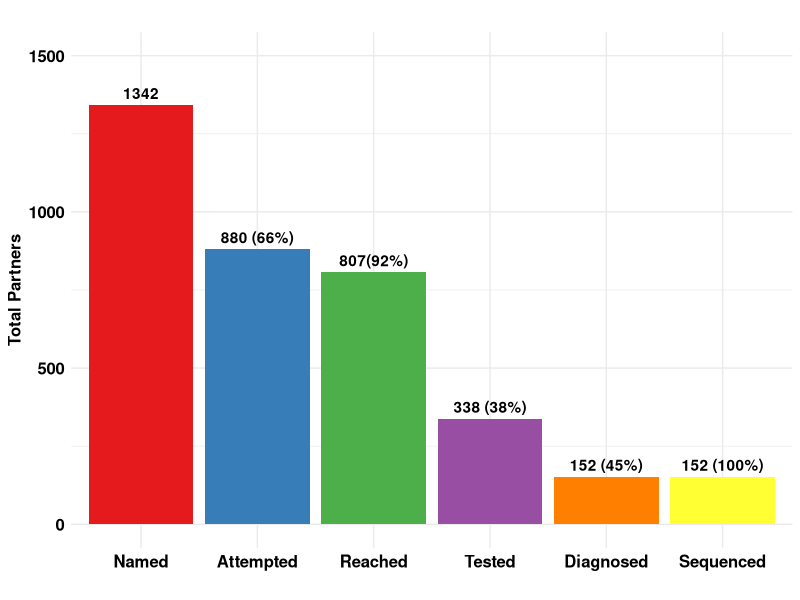

Reproduce this figure in R.
rm(list=ls())

# Loading necessary libraries
library(tidyr)
library(ggplot2)
library(RColorBrewer)
library(here)

# Structuring the data with the average values
overall_data <- data.frame(
  Category = c("Named_Mean", "Contact_Attempted_Mean", "Reached_Mean", "Tested_Mean", "Diagnosed_Mean", "Sequenced_Mean"),
  Value = c(1342, 880, 807, 338, 152, 152)
)

# Adjusting the factor levels and labels for the Category column
overall_data$Category <- factor(overall_data$Category, 
                                levels = c("Named_Mean", 
                                           "Contact_Attempted_Mean",
                                           "Reached_Mean",
                                           "Tested_Mean",
                                           "Diagnosed_Mean",
                                           "Sequenced_Mean"),
                                labels = c("Named", 
                                           "Attempted",
                                           "Reached",
                                           "Tested", 
                                           "Diagnosed", 
                                           "Sequenced"))

# Color settings
set1_colors <- brewer.pal(6, "Set1")
levels_to_colors <- c("Named", "Attempted", "Reached", "Tested", "Diagnosed", "Sequenced")
my_colors <- setNames(set1_colors, levels_to_colors)


# Create the labels
labels_n = c("1342", "880 (66%)", "807(92%)", 
            "338 (38%)", "152 (45%)", "152 (100%)")

# Updated plot code
p_overall <- ggplot(overall_data, aes(x = Category, y = Value, fill = Category)) +
  geom_bar(stat = "identity", position = "dodge") +
  geom_text(aes(label=labels_n), vjust=-0.5, 
            #size=6, 
            fontface="bold") +
  labs(title = "",
       y = "Total Partners",
       x = "") +
  scale_fill_manual(values=my_colors) +  # Setting colors manually
  scale_y_continuous(limits = c(0, 1500)) +
  theme_minimal() +
  theme(
    plot.title = element_text(size = 12, face = "bold"),
    axis.title.x = element_text(size = 12, face = "bold", color = "black"),
    axis.title.y = element_text(size = 12, face = "bold", color = "black"),
    axis.text.y = element_text(size = 12, face = "bold", color = "black"),
    axis.text.x = element_text(size = 12, face = "bold", color = "black"),
    legend.position = "none"   # This will remove the legend
  )

print(p_overall)

# Save plot
loc_to_save <- here("manuscript-viz", "overall_cascade.pdf")
ggsave(loc_to_save, plot = p_overall, 
      width = 8, height = 6, dpi = 300)
